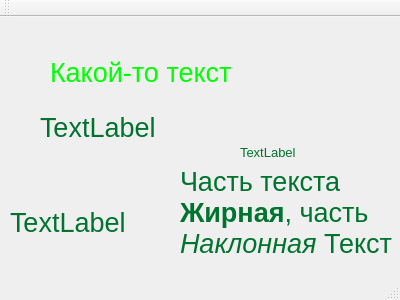
<?xml version="1.0" encoding="UTF-8"?>
<ui version="4.0">
 <class>MainWindow</class>
 <widget class="QMainWindow" name="MainWindow">
  <property name="geometry">
   <rect>
    <x>0</x>
    <y>0</y>
    <width>400</width>
    <height>300</height>
   </rect>
  </property>
  <property name="windowTitle">
   <string>MainWindow</string>
  </property>
  <property name="styleSheet">
   <string notr="true">#label {
  color: #01FF02;
}
.QLabel {
  font-size: 20pt;
  color: #00732f;
font-family: &quot;Open Sans&quot;,sans-serif !important;
}
</string>
  </property>
  <widget class="QWidget" name="centralWidget">
   <widget class="QLabel" name="label">
    <property name="geometry">
     <rect>
      <x>50</x>
      <y>30</y>
      <width>231</width>
      <height>51</height>
     </rect>
    </property>
    <property name="text">
     <string>Какой-то текст</string>
    </property>
   </widget>
   <widget class="QLabel" name="label_2">
    <property name="geometry">
     <rect>
      <x>10</x>
      <y>190</y>
      <width>241</width>
      <height>31</height>
     </rect>
    </property>
    <property name="text">
     <string>TextLabel</string>
    </property>
   </widget>
   <widget class="QLabel" name="label_3">
    <property name="geometry">
     <rect>
      <x>40</x>
      <y>90</y>
      <width>231</width>
      <height>41</height>
     </rect>
    </property>
    <property name="styleSheet">
     <string notr="true">.QLabel {

  color: #00732f;
}</string>
    </property>
    <property name="text">
     <string>TextLabel</string>
    </property>
   </widget>
   <widget class="QLabel" name="label_4">
    <property name="geometry">
     <rect>
      <x>240</x>
      <y>120</y>
      <width>131</width>
      <height>31</height>
     </rect>
    </property>
    <property name="styleSheet">
     <string notr="true">font-style: normal;
font-size: 10pt;</string>
    </property>
    <property name="text">
     <string>TextLabel</string>
    </property>
   </widget>
   <widget class="QLabel" name="label_5">
    <property name="geometry">
     <rect>
      <x>180</x>
      <y>70</y>
      <width>241</width>
      <height>251</height>
     </rect>
    </property>
    <property name="text">
     <string>Часть текста &lt;b&gt;Жирная&lt;/b&gt;, часть &lt;i&gt;Наклонная&lt;/i&gt;
&lt;strike&gt;Текст&lt;/strike&gt;</string>
    </property>
    <property name="wordWrap">
     <bool>true</bool>
    </property>
   </widget>
  </widget>
  <widget class="QMenuBar" name="menuBar">
   <property name="geometry">
    <rect>
     <x>0</x>
     <y>0</y>
     <width>400</width>
     <height>21</height>
    </rect>
   </property>
  </widget>
  <widget class="QToolBar" name="mainToolBar">
   <attribute name="toolBarArea">
    <enum>TopToolBarArea</enum>
   </attribute>
   <attribute name="toolBarBreak">
    <bool>false</bool>
   </attribute>
  </widget>
  <widget class="QStatusBar" name="statusBar"/>
 </widget>
 <layoutdefault spacing="6" margin="11"/>
 <resources/>
 <connections/>
</ui>
